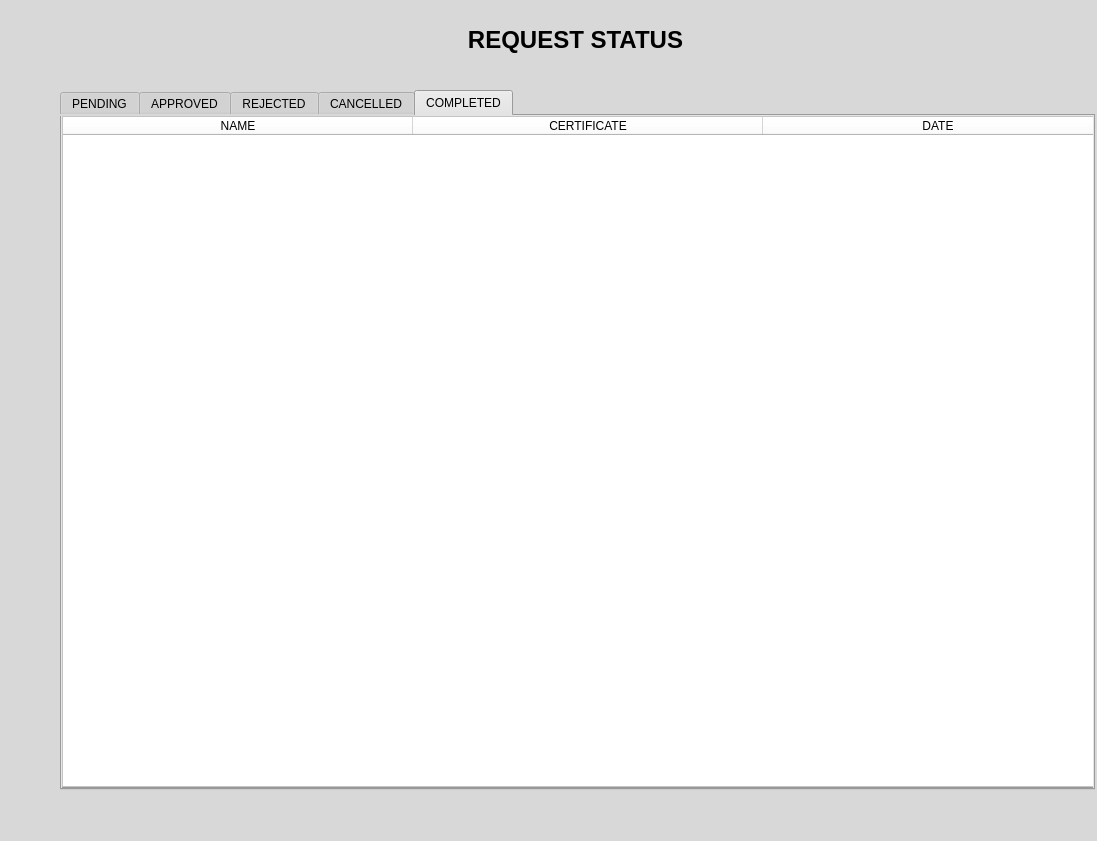
<?xml version="1.0" encoding="UTF-8"?>
<ui version="4.0">
 <class>MainWindow</class>
 <widget class="QMainWindow" name="MainWindow">
  <property name="geometry">
   <rect>
    <x>0</x>
    <y>0</y>
    <width>1097</width>
    <height>841</height>
   </rect>
  </property>
  <property name="windowTitle">
   <string>MainWindow</string>
  </property>
  <property name="styleSheet">
   <string notr="true">
background-color: rgb(216, 216, 216);</string>
  </property>
  <widget class="QWidget" name="centralwidget">
   <widget class="QLabel" name="label">
    <property name="geometry">
     <rect>
      <x>390</x>
      <y>20</y>
      <width>371</width>
      <height>41</height>
     </rect>
    </property>
    <property name="text">
     <string>&lt;html&gt;&lt;head/&gt;&lt;body&gt;&lt;p align=&quot;center&quot;&gt;&lt;span style=&quot; font-size:18pt; font-weight:696;&quot;&gt;REQUEST STATUS&lt;/span&gt;&lt;/p&gt;&lt;/body&gt;&lt;/html&gt;</string>
    </property>
   </widget>
   <widget class="QTabWidget" name="tabWidget">
    <property name="geometry">
     <rect>
      <x>60</x>
      <y>90</y>
      <width>1035</width>
      <height>700</height>
     </rect>
    </property>
    <property name="minimumSize">
     <size>
      <width>1035</width>
      <height>700</height>
     </size>
    </property>
    <property name="maximumSize">
     <size>
      <width>420</width>
      <height>300</height>
     </size>
    </property>
    <property name="styleSheet">
     <string notr="true">QHeaderView::section {
    background-color: #0078D4;
    color: white;
    padding: 6px;
    font-weight: bold;
}

QTableWidget {
    gridline-color: #ccc;
    font-size: 14px;
}

QTableWidget::item {
    padding: 10px;
}


background-color: rgb(177, 177, 177);</string>
    </property>
    <property name="currentIndex">
     <number>4</number>
    </property>
    <widget class="QWidget" name="tab">
     <attribute name="title">
      <string>PENDING</string>
     </attribute>
     <widget class="QTableWidget" name="tableWidget_9">
      <property name="geometry">
       <rect>
        <x>0</x>
        <y>0</y>
        <width>1071</width>
        <height>661</height>
       </rect>
      </property>
      <property name="styleSheet">
       <string notr="true">background-color: rgb(255, 255, 255);</string>
      </property>
      <attribute name="horizontalHeaderDefaultSectionSize">
       <number>265</number>
      </attribute>
      <column>
       <property name="text">
        <string>NAME</string>
       </property>
      </column>
      <column>
       <property name="text">
        <string>CERTIFICATE</string>
       </property>
      </column>
      <column>
       <property name="text">
        <string>DATE</string>
       </property>
      </column>
      <column>
       <property name="text">
        <string>ACTION</string>
       </property>
      </column>
     </widget>
    </widget>
    <widget class="QWidget" name="tab_2">
     <attribute name="title">
      <string>APPROVED</string>
     </attribute>
     <widget class="QTableWidget" name="tableWidget_8">
      <property name="geometry">
       <rect>
        <x>0</x>
        <y>0</y>
        <width>1091</width>
        <height>671</height>
       </rect>
      </property>
      <property name="styleSheet">
       <string notr="true">background-color: rgb(255, 255, 255);</string>
      </property>
      <attribute name="horizontalHeaderDefaultSectionSize">
       <number>265</number>
      </attribute>
      <column>
       <property name="text">
        <string>NAME</string>
       </property>
      </column>
      <column>
       <property name="text">
        <string>CERTIFICATE</string>
       </property>
      </column>
      <column>
       <property name="text">
        <string>DATE</string>
       </property>
      </column>
      <column>
       <property name="text">
        <string>ACTION</string>
       </property>
      </column>
     </widget>
    </widget>
    <widget class="QWidget" name="tab_3">
     <attribute name="title">
      <string>REJECTED</string>
     </attribute>
     <widget class="QTableWidget" name="tableWidget_7">
      <property name="geometry">
       <rect>
        <x>0</x>
        <y>0</y>
        <width>1091</width>
        <height>661</height>
       </rect>
      </property>
      <property name="styleSheet">
       <string notr="true">background-color: rgb(255, 255, 255);</string>
      </property>
      <attribute name="horizontalHeaderDefaultSectionSize">
       <number>265</number>
      </attribute>
      <column>
       <property name="text">
        <string>NAME</string>
       </property>
      </column>
      <column>
       <property name="text">
        <string>CERTIFICATE</string>
       </property>
      </column>
      <column>
       <property name="text">
        <string>DATE</string>
       </property>
      </column>
      <column>
       <property name="text">
        <string>REASON</string>
       </property>
      </column>
     </widget>
    </widget>
    <widget class="QWidget" name="tab_4">
     <attribute name="title">
      <string>CANCELLED</string>
     </attribute>
     <widget class="QTableWidget" name="tableWidget_6">
      <property name="geometry">
       <rect>
        <x>0</x>
        <y>0</y>
        <width>1081</width>
        <height>671</height>
       </rect>
      </property>
      <property name="styleSheet">
       <string notr="true">background-color: rgb(255, 255, 255);</string>
      </property>
      <attribute name="horizontalHeaderDefaultSectionSize">
       <number>350</number>
      </attribute>
      <column>
       <property name="text">
        <string>NAME</string>
       </property>
      </column>
      <column>
       <property name="text">
        <string>CERTIFICATE</string>
       </property>
      </column>
      <column>
       <property name="text">
        <string>DATE</string>
       </property>
      </column>
     </widget>
    </widget>
    <widget class="QWidget" name="tab_5">
     <attribute name="title">
      <string>COMPLETED</string>
     </attribute>
     <widget class="QTableWidget" name="tableWidget_5">
      <property name="geometry">
       <rect>
        <x>0</x>
        <y>0</y>
        <width>1091</width>
        <height>671</height>
       </rect>
      </property>
      <property name="styleSheet">
       <string notr="true">background-color: rgb(255, 255, 255);</string>
      </property>
      <attribute name="horizontalHeaderDefaultSectionSize">
       <number>350</number>
      </attribute>
      <column>
       <property name="text">
        <string>NAME</string>
       </property>
      </column>
      <column>
       <property name="text">
        <string>CERTIFICATE</string>
       </property>
      </column>
      <column>
       <property name="text">
        <string>DATE</string>
       </property>
      </column>
     </widget>
     <widget class="QLabel" name="label_2">
      <property name="geometry">
       <rect>
        <x>-120</x>
        <y>-150</y>
        <width>1181</width>
        <height>861</height>
       </rect>
      </property>
      <property name="styleSheet">
       <string notr="true">background-color: qlineargradient(spread:pad, x1:0, y1:0, x2:0, y2:0.715909, stop:0 rgba(0, 0, 0, 9), stop:0.375 rgba(0, 0, 0, 50), stop:0.835227 rgba(0, 0, 0, 75));</string>
      </property>
      <property name="text">
       <string>TextLabel</string>
      </property>
     </widget>
     <zorder>label_2</zorder>
     <zorder>tableWidget_5</zorder>
    </widget>
   </widget>
  </widget>
  <widget class="QMenuBar" name="menubar">
   <property name="geometry">
    <rect>
     <x>0</x>
     <y>0</y>
     <width>1097</width>
     <height>26</height>
    </rect>
   </property>
  </widget>
  <widget class="QStatusBar" name="statusbar"/>
 </widget>
 <resources/>
 <connections/>
</ui>
